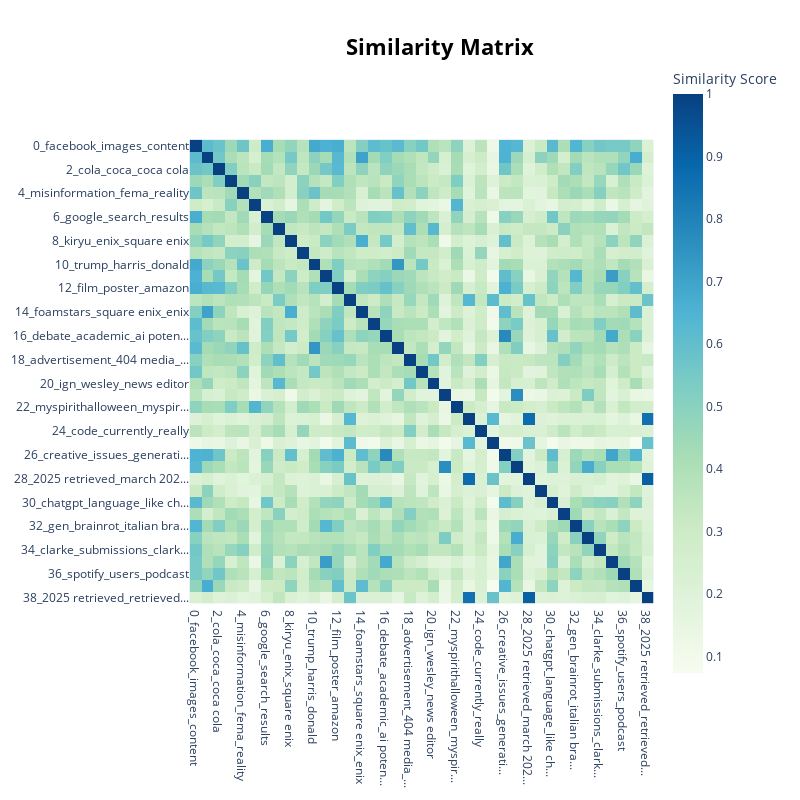

Notebook code for this chart:
### Code cell
topic_model.visualize_heatmap()

### Figure 1 — Plotly figure (JSON) as saved in the notebook; plotly's stock layout.template omitted (floating-point values rounded to 4 significant figures; data arrays with more than 128 entries replaced by an {"elided": "..."} marker saying what was removed)
{"data": [{"coloraxis": "coloraxis", "hovertemplate": "x: %{x}<br>y: %{y}<br>Similarity Score: %{z}<extra></extra>", "name": "0", "type": "heatmap", "x": ["0_facebook_images_content", "1_activision_game_black", "2_cola_coca_coca cola", "3_event_experience_children", "4_misinformation_fema_reality", "5_parade_dublin_halloween", "6_google_search_results", "7_times_net_eurogamer", "8_kiryu_enix_square enix", "9_scammers_mistake_highly", "10_trump_harris_donald", "11_brand_entrepreneurs_cont...", "12_film_poster_amazon", "13_2024_november 2024_novem...", "14_foamstars_square enix_enix", "15_books_catalog_book", "16_debate_academic_ai poten...", "17_trump_food_fast", "18_advertisement_404 media_...", "19_foundation_muse_organiza...", "20_ign_wesley_news editor", "21_slop_slop slop_sector", "22_myspirithalloween_myspir...", "23_retrieved_2024_september...", "24_code_currently_really", "25_2024_november 2024_novem...", "26_creative_issues_generati...", "27_slop_term_unwanted", "28_2025 retrieved_march 202...", "29_angry_quest_title", "30_chatgpt_language_like ch...", "31_style_explore_fashion", "32_gen_brainrot_italian bra...", "33_willison_early_term", "34_clarke_submissions_clark...", "35_businesses_data_right", "36_spotify_users_podcast", "37_voice_voice actor_actor", "38_2025 retrieved_retrieved..."], "xaxis": "x", "y": ["0_facebook_images_content", "1_activision_game_black", "2_cola_coca_coca cola", "3_event_experience_children", "4_misinformation_fema_reality", "5_parade_dublin_halloween", "6_google_search_results", "7_times_net_eurogamer", "8_kiryu_enix_square enix", "9_scammers_mistake_highly", "10_trump_harris_donald", "11_brand_entrepreneurs_cont...", "12_film_poster_amazon", "13_2024_november 2024_novem...", "14_foamstars_square enix_enix", "15_books_catalog_book", "16_debate_academic_ai poten...", "17_trump_food_fast", "18_advertisement_404 media_...", "19_foundation_muse_organiza...", "20_ign_wesley_news editor", "21_slop_slop slop_sector", "22_myspirithalloween_myspir...", "23_retrieved_2024_september...", "24_code_currently_really", "25_2024_november 2024_novem...", "26_creative_issues_generati...", "27_slop_term_unwanted", "28_2025 retrieved_march 202...", "29_angry_quest_title", "30_chatgpt_language_like ch...", "31_style_explore_fashion", "32_gen_brainrot_italian bra...", "33_willison_early_term", "34_clarke_submissions_clark...", "35_businesses_data_right", "36_spotify_users_podcast", "37_voice_voice actor_actor", "38_2025 retrieved_retrieved..."], "yaxis": "y", "z": {"elided": "39x39 float values"}}], "layout": {"coloraxis": {"colorbar": {"title": {"text": "Similarity Score"}}, "colorscale": [[0, "rgb(247,252,240)"], [0.125, "rgb(224,243,219)"], [0.25, "rgb(204,235,197)"], [0.375, "rgb(168,221,181)"], [0.5, "rgb(123,204,196)"], [0.625, "rgb(78,179,211)"], [0.75, "rgb(43,140,190)"], [0.875, "rgb(8,104,172)"], [1, "rgb(8,64,129)"]]}, "height": 800, "hoverlabel": {"bgcolor": "white", "font": {"family": "Rockwell", "size": 16}}, "legend": {"title": {"text": "Trend"}}, "margin": {"t": 60}, "showlegend": true, "title": {"font": {"color": "Black", "size": 22}, "text": "<b>Similarity Matrix</b>", "x": 0.55, "xanchor": "center", "y": 0.95, "yanchor": "top"}, "width": 800, "xaxis": {"anchor": "y", "constrain": "domain", "domain": [0, 1], "scaleanchor": "y"}, "yaxis": {"anchor": "x", "autorange": "reversed", "constrain": "domain", "domain": [0, 1]}}}
